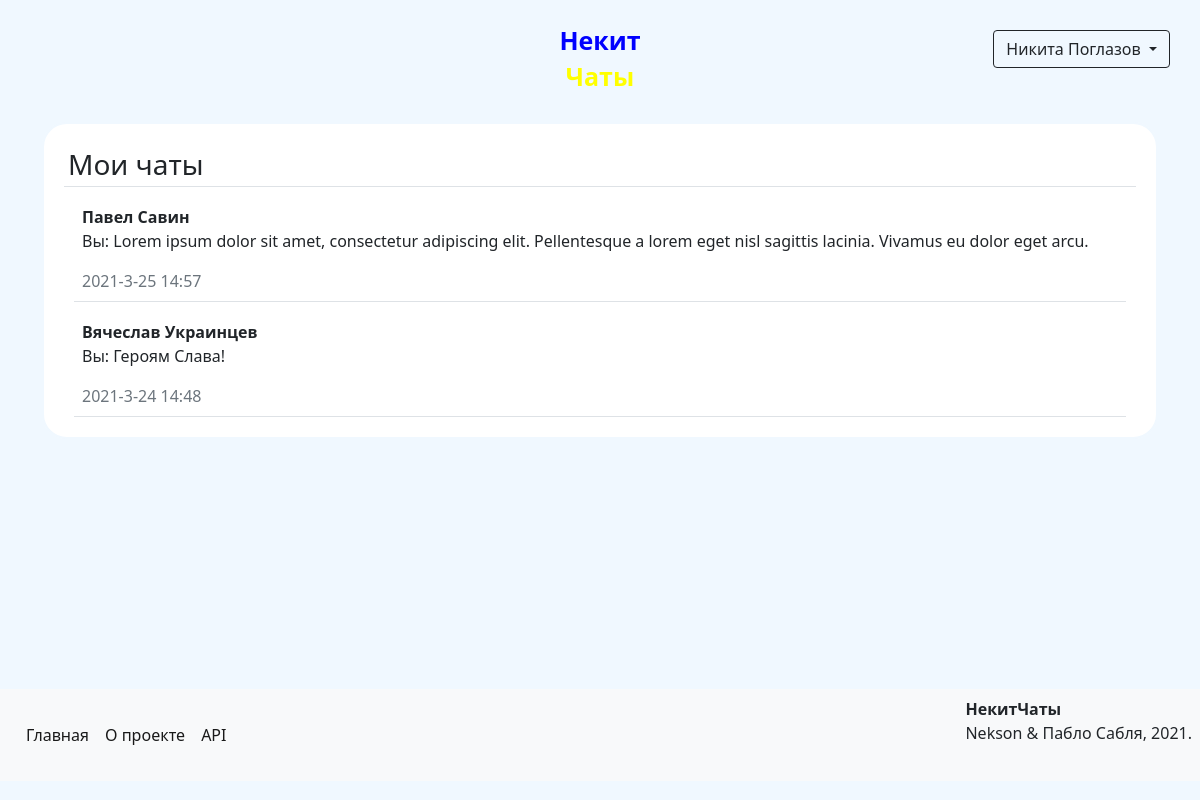
Page /conversations (signed in) on the earlier database version.
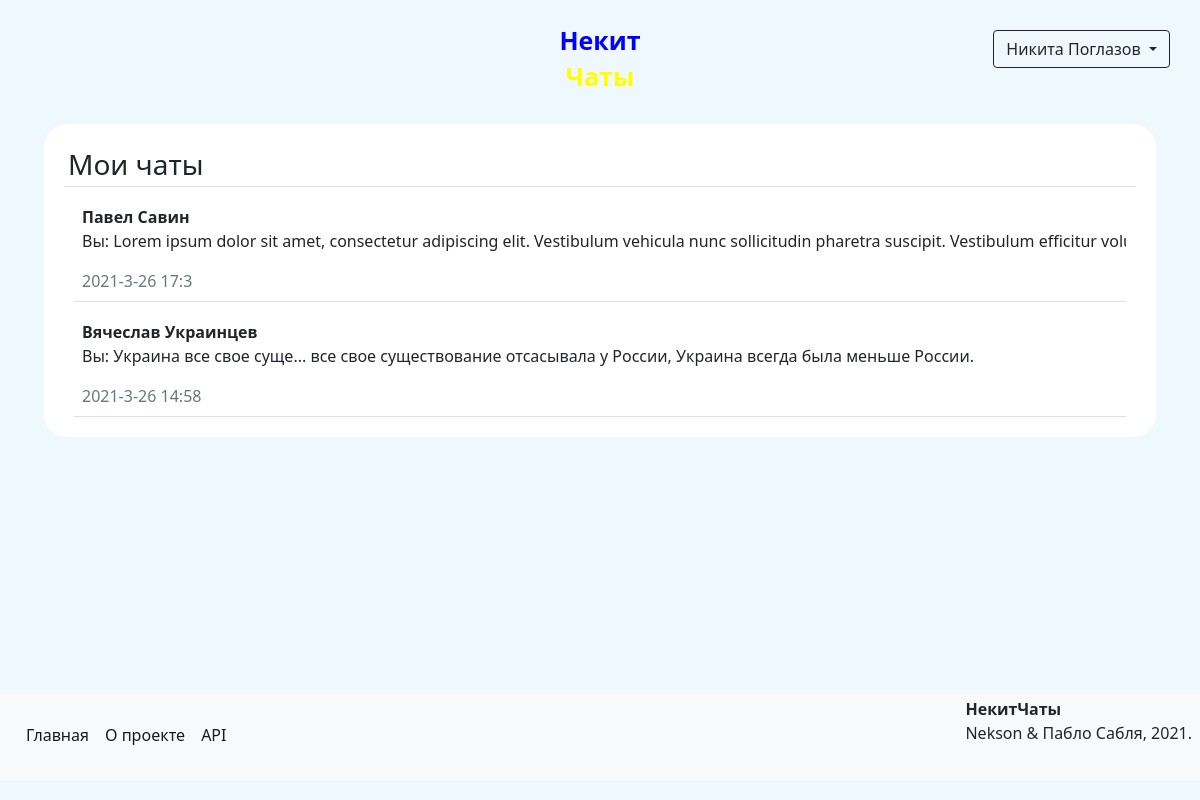
Same page on the later database version.
### data/models/user.py (models this page shows, shortened)
class User(SqlAlchemyBase, UserMixin, SerializerMixin):
    __tablename__ = 'users'
    id = Column(Integer, autoincrement=True, primary_key=True)
    name = Column(Unicode)
    surname = Column(Unicode)
    birthday = Column(DateTime)
    email = Column(String, unique=True)
    phone_number = Column(String, unique=True)
    hashed_password = Column(String)
    registration_time = Column(DateTime, default=datetime.now)
    rating = Column(Integer, default=0)
    advertisements = relationship('Advertisement', back_populates='author')
    interests = relationship('Interest', secondary='users_to_interests', backref='users')

### data/models/content.py (models this page shows)
class Content(SqlAlchemyBase, SerializerMixin):
    __tablename__ = 'contents'
    id = Column(Integer, autoincrement=True, primary_key=True)
    content = Column(Text)

### data/models/message.py (models this page shows, shortened)
class Message(SqlAlchemyBase, SerializerMixin):
    __tablename__ = 'messages'
    id = Column(Integer, autoincrement=True, primary_key=True)
    to_id = Column(Integer, ForeignKey("users.id"))
    from_id = Column(Integer, ForeignKey("users.id"))
    content_id = Column(Integer, ForeignKey("contents.id"))
    created_at = Column(DateTime, default=datetime.now)
    sender = relationship("User", foreign_keys=[from_id])
    receiver = relationship("User", foreign_keys=[to_id])
    content = relationship("Content")

### main.py (the view)
@app.route('/conversations')
@login_required
def conversations():
    from itertools import groupby
    session = create_session()
    messages = session.query(Message).filter((Message.to_id == current_user.id) |
                                             (Message.from_id == current_user.id)).all()
    companions = sorted([msg.sender if msg.sender != current_user else msg.receiver for msg in messages],
                        key=lambda x: x.name)
    companions = list(reversed([user[0] for user in groupby(companions)]))
    last_messages = []
    for user in companions:
        last_messages.append(session.query(Message).filter(((Message.to_id == current_user.id) &
                                                            (Message.from_id == user.id)) |
                                                           ((Message.from_id == current_user.id) &
                                                            (Message.to_id == user.id))).all()[-1])
    conversations_list = sorted([[companions[i], last_messages[i]] for i in range(len(companions))],
                                key=lambda x: x[1].created_at)[::-1]
    return render_template('conversations.html', conversations_list=conversations_list)

### data/db_session.py (called while the page is built)
def create_session() -> Session:
    global __factory
    return __factory()

### main.py (called while the page is built)
@login_manager.user_loader
def load_user(user_id):
    session = create_session()
    return session.query(User).get(user_id)

### templates/conversations.html
{% extends "base.html" %}
{% block content %}
    <form>
        <div>
            <h3 class="border-bottom p-1">Мои чаты</h3>
            {% for user, msg in conversations_list %}
                <a href="/conversation/{{ user.id }}#bottom" class="text-reset">
                    <div class="border-bottom p-2 text-truncate">
                        <b>{{ user.name }} {{ user.surname }}</b>
                        <p>{% if msg.sender == current_user %}Вы{% else %}{{ msg.sender.name }} {{ msg.sender.surname }}{% endif %}: {{ msg.content.content }}</p>
                        <span class="text-secondary">{{ msg.created_at.year }}-{{ msg.created_at.month }}-{{ msg.created_at.day }} {{ msg.created_at.hour }}:{{ msg.created_at.minute }}</span>
                    </div>
                </a>
            {% endfor %}
        </div>
    </form>
{% endblock %}

Differences in the rows shown:
changed User "Павел": content.content "Lorem ipsum dolor sit amet, consectetur adipiscing elit. Pellentesque a lorem eget nisl sagittis lacinia. Vivamus eu dolor eget arcu." → "Lorem ipsum dolor sit amet, consectetur adipiscing elit. Vestibulum vehicula nunc sollicitudin pharetra suscipit. Vestibulum efficitur…"; created_at.day "25" → "26"; created_at.hour "14" → "17"; created_at.minute "57" → "3"
changed User "Вячеслав": content.content "Героям Слава!" → "Украина все свое суще... все свое существование отсасывала у России, Украина всегда была меньше России."; created_at.day "24" → "26"; created_at.minute "48" → "58"
